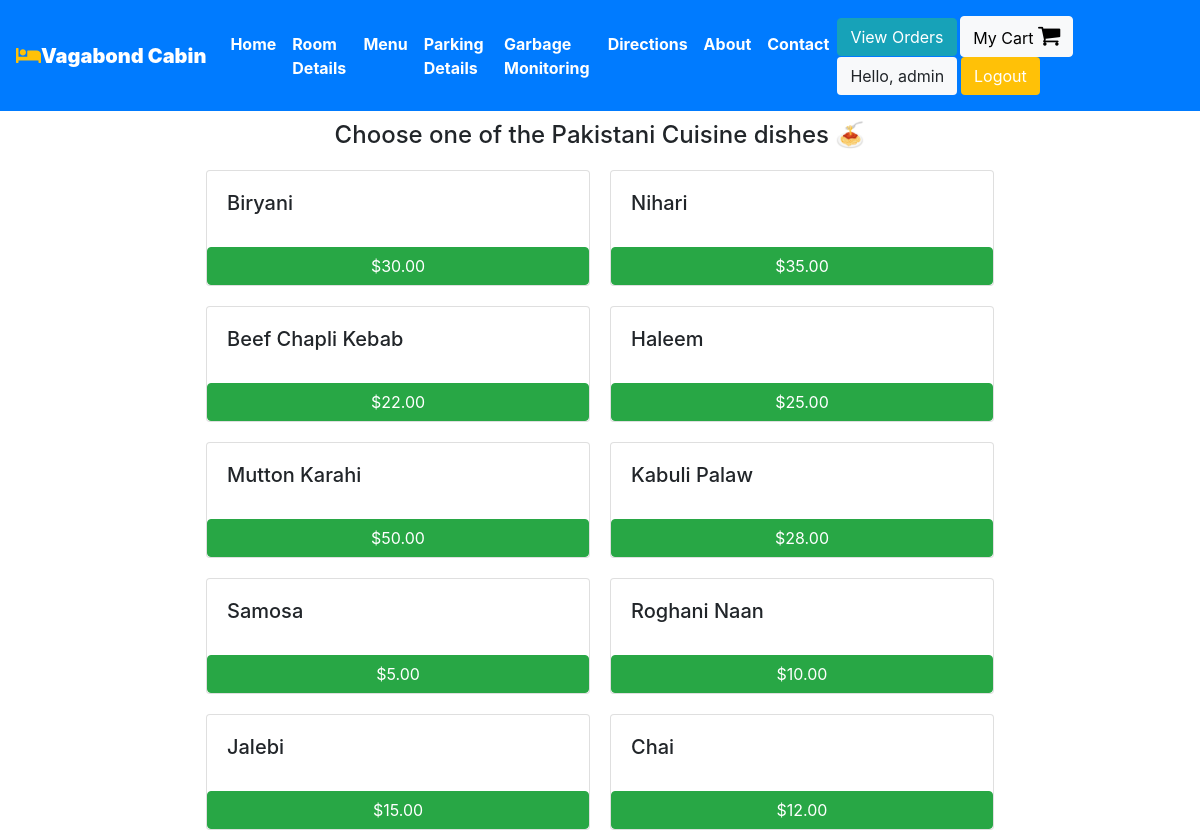
Page /order/Pakistani_Cuisine (signed in) on the committed database.
### orders/models.py (models this page shows, shortened)
class PakistaniCuisine(models.Model):
    dish_name = models.CharField(max_length=200)
    price = models.DecimalField(max_digits=6, decimal_places=2)

### orders/views.py (the view)
# urls.py: path('Pakistani_Cuisine', views.pakistani_cuisine, name='pakistani_cuisine'),
def pakistani_cuisine(request):
    if request.user.is_authenticated:
        return render(request, "orders/pakistani.html", context = {"dishes":PakistaniCuisine.objects.all})
    else:
        return redirect("/user/login")

### templates/orders/pakistani.html (shortened to what this page needs)
{% extends 'basic.html' %}
{% block body %}
{% block css %}
    <link rel="stylesheet" href="https://stackpath.bootstrapcdn.com/bootstrap/4.3.1/css/bootstrap.min.css">
    <link rel="stylesheet" href="https://cdnjs.cloudflare.com/ajax/libs/font-awesome/4.7.0/css/font-awesome.min.css">
    <link href="https://cdnjs.cloudflare.com/ajax/libs/toastr.js/latest/toastr.min.css" rel="stylesheet"/>
    <link rel="stylesheet" href="/main.js">
{% endblock css %}
    <div class="container">
      <h4 style="margin:10px; text-align:center;"> Choose one of the Pakistani Cuisine dishes &#x1f35d </h4>
          <div class="row justify-content-center">
        {% for dish in dishes %}
            <div class="card" style="width: 24rem; margin:10px;">
              <div class="card-body">
                <h5 class="card-title" >{{dish.dish_name}}</h5>
              </div>
              <button class="btn btn-success" onclick="add_to_cart({item_description:'{{dish.dish_name}}' , price:{{dish.price}} })">${{dish.price}}</button>
            </div>
        {% endfor %}
      </div>
    </div>
{% endblock body %}

### templates/basic.html (shortened to what this page needs)
{% load static %}
<!DOCTYPE html>
<!DOCTYPE html>
<html lang="en">
<head>
    <link rel="stylesheet" href="https://use.fontawesome.com/releases/v5.7.0/css/all.css">
    <link rel="stylesheet" href="{% static 'bootstrap/bootstrap.css' %}">
    <link rel="stylesheet" href="https://maxcdn.bootstrapcdn.com/bootstrap/4.5.0/css/bootstrap.min.css" >
    <link href="https://cdnjs.cloudflare.com/ajax/libs/toastr.js/latest/toastr.min.css" rel="stylesheet"/>
     {% load static %}
    <link rel="stylesheet" href="{% static 'orders/main.js' %}">
    {% block css %}
    {% endblock css %}
</head>
<body style="dbackground-image: url('https://source.unsplash.com/random');height: 100%;">
    <div class="container-fluid px-0">
        <nav class="navbar navbar-expand-lg navbar-dark bg-primary font-weight-bold">
            <a class="navbar-brand text-bold bg-black " href="/"><i class="fas fa-hotel text-warning"></i><b>Vagabond Cabin</b></a>
            <div class="collapse navbar-collapse " id="navbarSupportedContent">
                <ul class="navbar-nav mr-auto ">
                    <li class="nav-item active">
                        <a class="nav-link text-bold " href="/home"> Home</a>
                    </li>
                    {% if user.is_staff %}
                    <li class="nav-item active">
                        <a class="nav-link text-bold" href="/staff/panel">Room Details </a>
                    </li>
                    {% elif user.is_staff == False and user.is_authenticated %}
                    <li class="nav-item active">
                            <a class="nav-link text-bold" href="/user/bookings">Room Bookings </a>
                        </li>
                    {% endif %}
                    {%if user.is_authenticated %}
                    <li class="nav-item active">
                        <a class="nav-link text-bold" href="/order">Menu </a>
                    </li>
                    {% endif %}
                    {% if user.is_staff %}
                    <li class="nav-item active">
                        <a class="nav-link text-bold" href="/parking/reservations">Parking Details</a>
                    </li>
                    {% endif %}
                    {% if user.is_staff %}
                    <li class="nav-item active">
                        <a class="nav-link text-bold" href="/garbage/dashboard">Garbage Monitoring </a>
                    </li>
                    {% endif %}
                    <li class="nav-item active">
                        <a class="nav-link text-bold" href="/directions">Directions</a>
                    </li>
                     <li class="nav-item active">
                        <a class="nav-link text-bold" href="/about">About</a>
                    </li>
                    <li class="nav-item active">
                        <a class="nav-link text-bold" href="/contact">Contact </a>
                    </li>
                </ul>
                {% if user.is_authenticated %}
                    <span class="navbar-text">
                        <a href="/order/view-orders" class="btn btn-info">View Orders</a>
                        <a href="/order/cart" id="cart_button" class="btn btn-light" style="color:black;">My Cart <i
                            class="fa fa-shopping-cart" style="font-size:24px;"></i></a>
                        <button class="btn btn-group bg-light" data-toggle="modal" data-target="#forlogin">
                            Hello, {{request.user}}
                            </button>
                        <a href="/logout" class="btn btn-group bg-warning">Logout</a>
                        </span>
                {% endif %}
            </div>
        </nav>
    </div>
    {% block body %}
    {% endblock body %}
</body>
</html>

### templates/basic.html (style rules this page uses)
a { text-decoration: none; }

### rows in the picture
PakistaniCuisine: dish_name "Biryani", price "30.00"
PakistaniCuisine: dish_name "Nihari", price "35.00"
PakistaniCuisine: dish_name "Beef Chapli Kebab", price "22.00"
PakistaniCuisine: dish_name "Haleem", price "25.00"
PakistaniCuisine: dish_name "Mutton Karahi", price "50.00"
PakistaniCuisine: dish_name "Kabuli Palaw", price "28.00"
PakistaniCuisine: dish_name "Samosa", price "5.00"
PakistaniCuisine: dish_name "Roghani Naan", price "10.00"
PakistaniCuisine: dish_name "Jalebi", price "15.00"
PakistaniCuisine: dish_name "Chai", price "12.00"

### other values in the picture
{{ request.user }} "admin"
